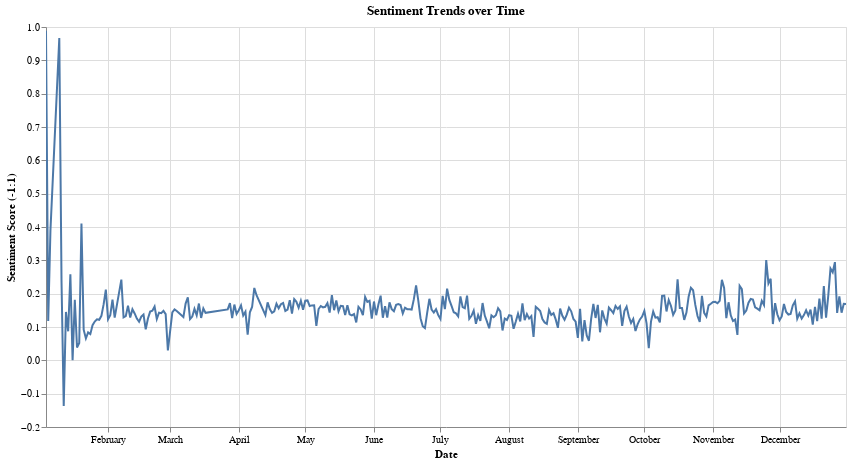

Source (notebook cell):
### Code cell
# chart with Compound Sentiment Scores
chart_GME_sentiment = alt.Chart(grouped_sentiment).mark_line().encode(
    x=alt.X('Date:T').title("Date"),
    y=alt.Y('compound:Q').title("Sentiment Score (-1:1)"),
    #color='Sentiment:N',
    tooltip=['Date:T','compound:Q']
).properties(
    width=800,
    height=400,
    title="Sentiment Trends over Time"
).interactive()
chart_GME_sentiment

### Figure 1 — Vega-Lite specification as saved in the notebook (floating-point values rounded to 4 significant figures; data arrays with more than 128 entries replaced by an {"elided": "..."} marker saying what was removed)
{"config": {"view": {"continuousWidth": 300, "continuousHeight": 300}}, "data": {"name": "data-f06414e59b49900254ab3d89d9a0acb6"}, "mark": {"type": "line"}, "encoding": {"tooltip": [{"field": "Date", "type": "temporal"}, {"field": "compound", "type": "quantitative"}], "x": {"field": "Date", "title": "Date", "type": "temporal"}, "y": {"field": "compound", "title": "Sentiment Score (-1:1)", "type": "quantitative"}}, "height": 400, "params": [{"name": "param_1", "select": {"type": "interval", "encodings": ["x", "y"]}, "bind": "scales"}], "title": "Sentiment Trends over Time", "width": 800, "$schema": "https://vega.github.io/schema/vega-lite/v5.14.1.json", "datasets": {"data-f06414e59b49900254ab3d89d9a0acb6": {"elided": "343 records"}}}
